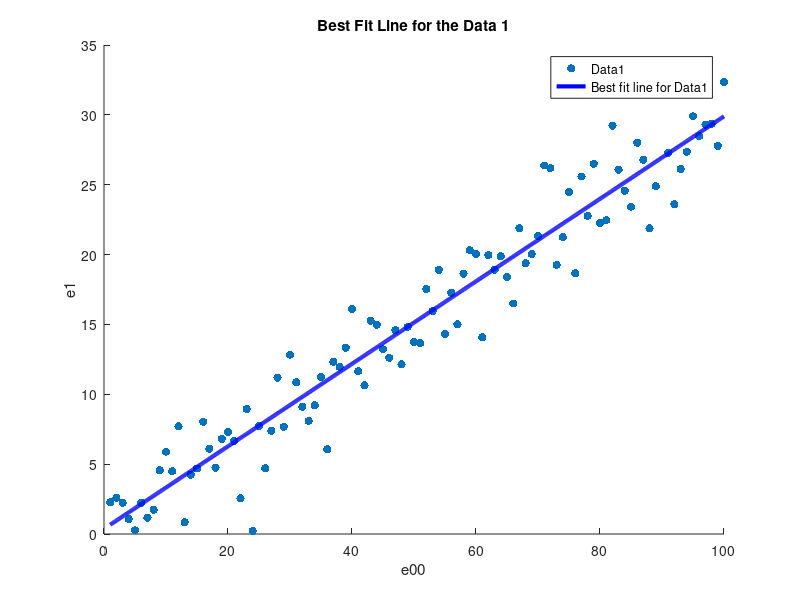

MATLAB code to generate this figure:
close all;

% Read data from the file
data = dlmread('data1.txt');
rmmissing(data);
% Assuming the data is space/tab delimited
x = data(:, 1);
y = data(:, 2);
% after analysing the data itself, we can now go for the best fitting line
% using linear regression method polynomial regression fit.
n = 1; 
%defining the degree of polynomial as 1
figure
Bestfit = polyfit(x,y,n);
% creating scatter for the data points
scatter (x,y,'red','filled');
hold on; %to merge the next plot with this plot
% Plot the best fit line
x_values = min(x):0.1:max(x); % Generate x values for the line plot
y_values = polyval(Bestfit, x_values); % Calculate corresponding y values
plot(x_values, y_values, 'blue', 'LineWidth', 3, 'DisplayName', 'Best Fit Line');
xlabel('e00');
ylabel('e1');
legend ('Data1', 'Best fit line for Data1');
title('Best Fit Line for the Data 1');
hold off;

% now let us predict the Y values for the data
 y_new = polyval(Bestfit,x);
% quantifying the error with RMS
rms = sqrt (mean(y - y_new)^2);
disp(['RMS value:  ' , num2str(rms)]);